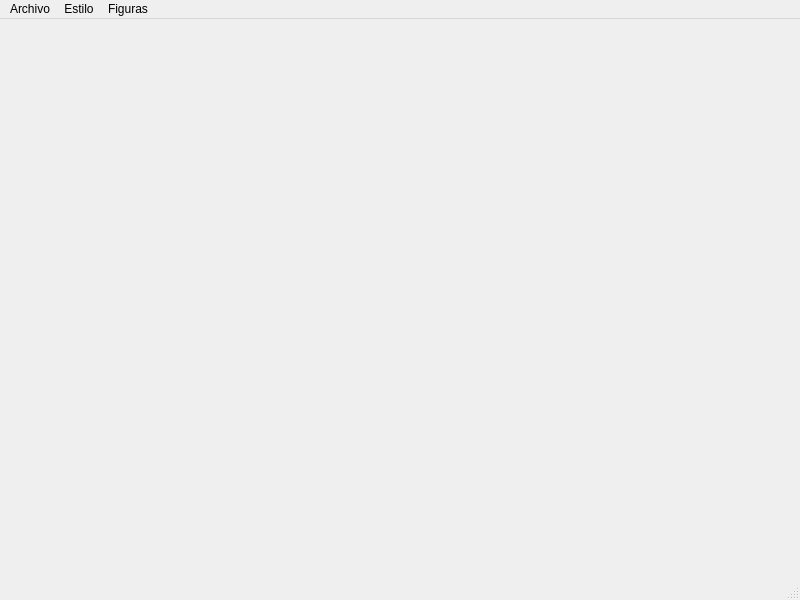
<?xml version="1.0" encoding="UTF-8"?>
<ui version="4.0">
 <class>Principal</class>
 <widget class="QMainWindow" name="Principal">
  <property name="geometry">
   <rect>
    <x>0</x>
    <y>0</y>
    <width>800</width>
    <height>600</height>
   </rect>
  </property>
  <property name="cursor">
   <cursorShape>CrossCursor</cursorShape>
  </property>
  <property name="windowTitle">
   <string>Principal</string>
  </property>
  <widget class="QWidget" name="centralwidget"/>
  <widget class="QMenuBar" name="menubar">
   <property name="geometry">
    <rect>
     <x>0</x>
     <y>0</y>
     <width>800</width>
     <height>22</height>
    </rect>
   </property>
   <widget class="QMenu" name="menuArchivo">
    <property name="title">
     <string>Archivo</string>
    </property>
    <addaction name="actionNuevo"/>
    <addaction name="actionGuardar"/>
    <addaction name="separator"/>
    <addaction name="actionSalir"/>
   </widget>
   <widget class="QMenu" name="menuEstilo">
    <property name="title">
     <string>Estilo</string>
    </property>
    <addaction name="actionColor"/>
    <addaction name="actionAncho"/>
   </widget>
   <widget class="QMenu" name="menuForma">
    <property name="title">
     <string>Figuras</string>
    </property>
    <addaction name="actionLineas"/>
    <addaction name="actionLibre"/>
    <addaction name="actionRect_nculos"/>
    <addaction name="actionCircunferencias"/>
   </widget>
   <addaction name="menuArchivo"/>
   <addaction name="menuEstilo"/>
   <addaction name="menuForma"/>
  </widget>
  <widget class="QStatusBar" name="statusbar"/>
  <action name="actionNuevo">
   <property name="text">
    <string>Nuevo</string>
   </property>
   <property name="shortcut">
    <string>Ctrl+N</string>
   </property>
  </action>
  <action name="actionGuardar">
   <property name="text">
    <string>Guardar</string>
   </property>
   <property name="shortcut">
    <string>Ctrl+S</string>
   </property>
  </action>
  <action name="actionSalir">
   <property name="text">
    <string>Salir</string>
   </property>
   <property name="shortcut">
    <string>Ctrl+Q</string>
   </property>
  </action>
  <action name="actionColor">
   <property name="text">
    <string>Color</string>
   </property>
   <property name="shortcut">
    <string>Ctrl+Shift+C</string>
   </property>
  </action>
  <action name="actionAncho">
   <property name="text">
    <string>Ancho</string>
   </property>
   <property name="shortcut">
    <string>Ctrl+Shift+A</string>
   </property>
  </action>
  <action name="actionLineas">
   <property name="checkable">
    <bool>true</bool>
   </property>
   <property name="text">
    <string>Lineas</string>
   </property>
  </action>
  <action name="actionLibre">
   <property name="checkable">
    <bool>true</bool>
   </property>
   <property name="checked">
    <bool>true</bool>
   </property>
   <property name="enabled">
    <bool>true</bool>
   </property>
   <property name="text">
    <string>Libre</string>
   </property>
  </action>
  <action name="actionRect_nculos">
   <property name="checkable">
    <bool>true</bool>
   </property>
   <property name="checked">
    <bool>false</bool>
   </property>
   <property name="text">
    <string>Rectángulos</string>
   </property>
  </action>
  <action name="actionCircunferencias">
   <property name="checkable">
    <bool>true</bool>
   </property>
   <property name="text">
    <string>Circunferencias</string>
   </property>
  </action>
 </widget>
 <resources/>
 <connections/>
</ui>
